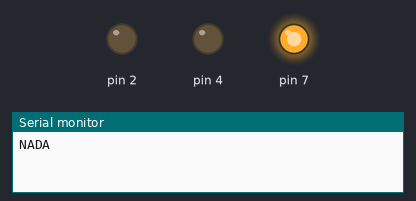
Bench run of a sketch on a simulated Arduino Uno, built with avr-gcc and run on an emulated ATmega328P. Parts: output pins drawn as LEDs (lit = HIGH), the last lines printed to the serial monitor. No radio packets arrive unless stated.

Above: at 0.1 s.
At 5.1 s:
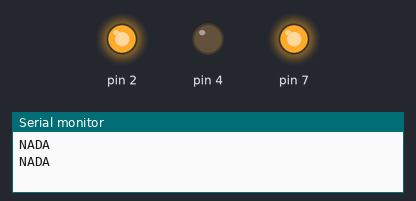
Timing chart, 0 to 6.6 s (numbered marks = the images above):
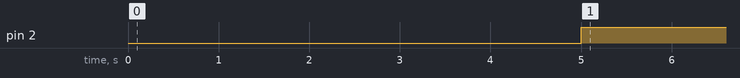

Measured:
- by itself, pin 2: LOW → HIGH at 5.0 s

The sketch:

Receptor_RF2.ino
```cpp
#include <VirtualWire.h>
//word countNS =0;

void setup()
{
    Serial.begin(9600);

// Initialise the IO and ISR
    vw_set_ptt_inverted(true);
    vw_setup(2000);
    vw_set_rx_pin(5);
    vw_rx_start();
    pinMode(2,OUTPUT);
    pinMode(4,OUTPUT);
    pinMode(7,OUTPUT);
    digitalWrite(4,LOW);
    digitalWrite(7,HIGH);
}

void loop()
{
   // uint8_t buf[VW_MAX_MESSAGE_LEN];
   // uint8_t buflen = VW_MAX_MESSAGE_LEN;
    Serial.println("NADA");

    if(vw_wait_rx_max(5000)){
       digitalWrite(2,LOW);
         Serial.println("algo");
     }else{
       digitalWrite(2,HIGH);
     }

}
```
